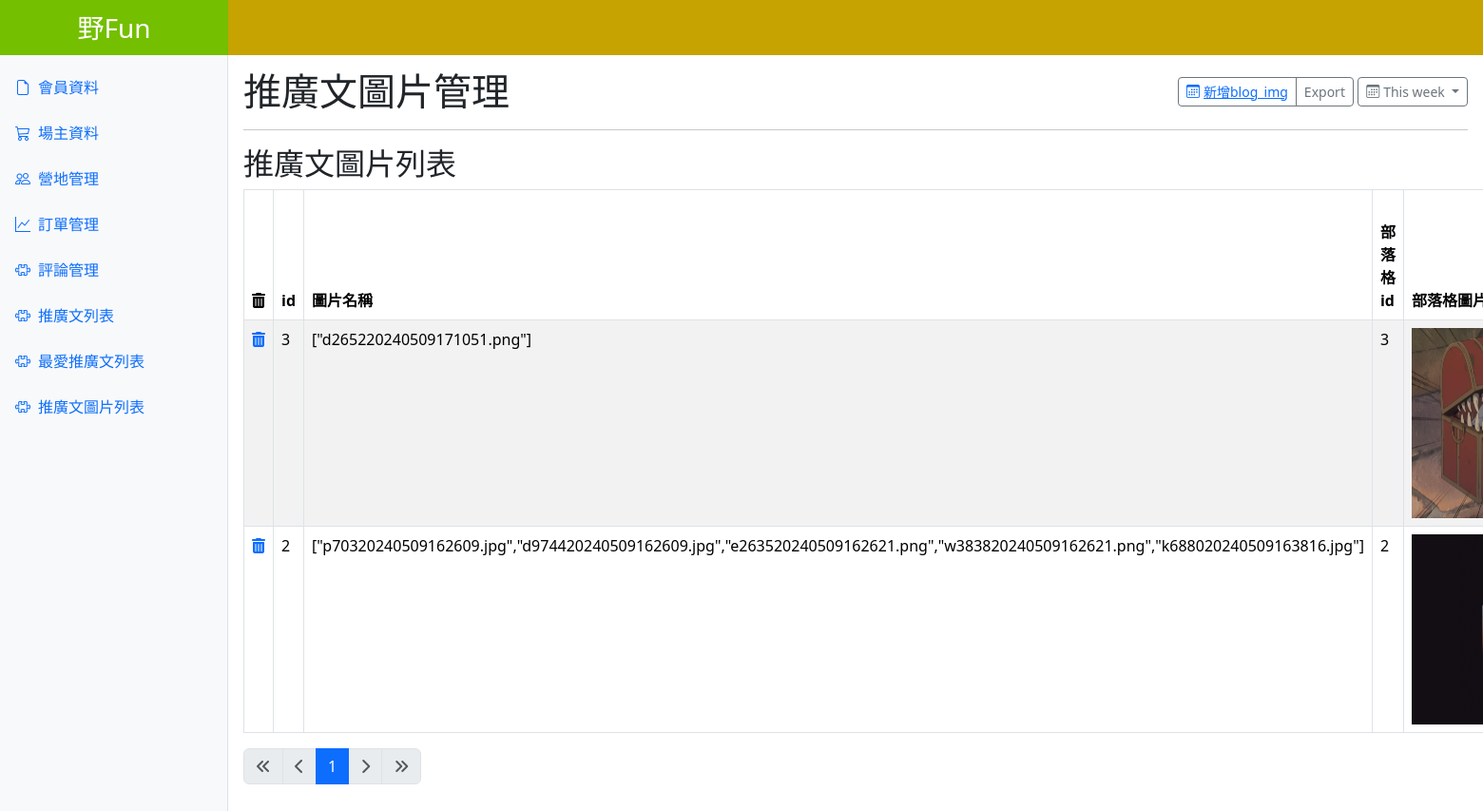
The page /blog_img.php on the database its author committed.
### tables this page shows
CREATE TABLE `blog_img` (
  `id` int NOT NULL,
  `img_name` varchar(1000) NOT NULL DEFAULT '[]',
  `blog_id` int NOT NULL
);

### blog_img.php (the view, shortened to what this page needs)
<?php
require __DIR__ . '/config/pdo-connect.php';
$t_sql = "SELECT COUNT(*) FROM blog_img";
$perPage = 10;
$page = isset($_GET["page"]) ? intval($_GET["page"]) : 1;
$totalRows = $pdo->query($t_sql)->fetch(PDO::FETCH_NUM)[0];
if ($totalRows > 0) {
  $totalPages = ceil($totalRows / $perPage);
  $sql = sprintf("SELECT blog_img.id, `img_name`, `blog_id`, blog.title FROM `blog_img` JOIN blog on blog_id = blog.id ORDER BY blog_img.id DESC limit %s, %s", ($page - 1) * $perPage, $perPage);
  $rows = $pdo->query($sql)->fetchALL();
}
?>
<?php include __DIR__. '/parts/html-head.php'?>
<?php include __DIR__. '/parts/navbar.php'?>
<main class="main-content p-3">
  <div class="d-flex justify-content-between align-items-center">
    <h1 class="m-0">推廣文圖片管理</h1>
    <div>
      <div class="btn-group btn-group-sm" role="group" aria-label="Small button group">
        <button type="button" class="btn btn-outline-secondary">
        <a href="./add-blog_img.php"><i class="bi bi-calendar3 me-1"></i>新增blog_img</a>
        </button>
        <button type="button" class="btn btn-outline-secondary">
          Export
        </button>
      </div>
      <div class="btn-group">
        <button class="btn btn-outline-secondary btn-sm dropdown-toggle" type="button" data-bs-toggle="dropdown" aria-expanded="false">
          <i class="bi bi-calendar3 me-1"></i>This week
        </button>
      </div>
    </div>
  </div>
  <hr />
  <h2>推廣文圖片列表</h2>
  <div class="row">
    <div class="col">
      <table class="table table-bordered table-striped">
    <thead>
        <tr>
        <th><i class="fa-solid fa-trash-can"></i></th>
            <th>id</th>
            <th>圖片名稱</th>
            <th>部落格id</th>
            <th>部落格圖片預覽</th>
        </tr>
    </thead>
    <tbody>
      <?php foreach ($rows as $r): ?>
        <?php $photoJsonArr =json_decode($r['img_name']) ;
         if (is_array($photoJsonArr) && count($photoJsonArr) > 0){
           $photo1 = $photoJsonArr[0] ;
         }else{
          $photo1 = "";
         }
        ?>
        <tr>
        <td><a href="javascript: deleteOne(<?= $r['id']?>)"><i class="fa-solid fa-trash-can"></i></a></td>
            <td><?= $r['id']?></td>
            <td><?= $r['img_name']?></td>
            <td><?= $r['blog_id']?></td>
            <td><img src="./uploads/blog_img/<?=$photo1?>" alt="" width="200" height="200"></td>
        </tr>
        <?php endforeach  ?>
    </tbody>
</table>
<div>
    <nav aria-label="Page navigation example">
      <ul class="pagination">
        <li class="page-item <?= $page == 1 ? 'disabled' : '' ?>">
          <a class="page-link" href="?page=1"><i class="fa-solid fa-angles-left"></i></a>
        </li>
        <li class="page-item <?= $page == 1 ? 'disabled' : '' ?>">
          <a class="page-link" href="?page=<?= $page - 1 ?>"><i class="fa-solid fa-chevron-left"></i></a>
        </li>
        <?php for ($i = $page - 2; $i <= $page + 2; $i++) :
          if ($i >= 1 and $i <= $totalPages) :
        ?>
            <li class="page-item <?= $page == $i ? 'active' : '' ?>">
              <a class="page-link" href="?page=<?= $i ?>"><?= $i ?></a>
            </li>
        <?php endif;
        endfor; ?>
        <li class="page-item <?= $page == $totalPages ? 'disabled' : '' ?>">
          <a class="page-link" href="?page=<?= $page + 1 ?>"><i class="fa-solid fa-chevron-right"></i></a>
        </li>
        <li class="page-item <?= $page == $totalPages ? 'disabled' : '' ?>">
          <a class="page-link" href="?page=<?= $totalPages ?>"><i class="fa-solid fa-angles-right"></i></a>
        </li>
      </ul>
    </nav>
  </div>
</div>
</main>
<?php include __DIR__. '/parts/html-foot.php'?>

### parts/html-head.php (shortened to what this page needs)
<!DOCTYPE html>
<html lang="en">
<head>
  <link href="https://cdn.jsdelivr.net/npm/bootstrap@5.3.2/dist/css/bootstrap.min.css" rel="stylesheet" />
  <link rel="stylesheet" href="https://cdn.jsdelivr.net/npm/bootstrap-icons@1.11.3/font/bootstrap-icons.min.css" />
  <link rel="stylesheet" href="https://cdn.datatables.net/2.0.3/css/dataTables.dataTables.css" />
  <link rel="stylesheet" href="https://cdnjs.cloudflare.com/ajax/libs/font-awesome/6.5.2/css/all.min.css" />
</head>
<body>

### parts/navbar.php (shortened to what this page needs)
<header class="fixed-top d-flex justify-content-between">
  <a class="brand text-decoration-none text-white text-center fs-3 p-2" href="index_.php">野Fun</a>
</header>
<aside class="aside-content bg-light border-end position-fixed"  ">
  <ul class="list-unstyled" >
    <li>
      <a class="text-decoration-none d-block mt-3 px-3 py-2" href="customers.php"><i class="bi bi-file-earmark me-2"></i>會員資料</a>
    </li>
    <li>
      <a class="text-decoration-none d-block mt-2 px-3 py-2" href="owners-list-admin.php"><i class="bi bi-cart3 me-2"></i>場主資料</a>
    </li>
    <li>
      <a class="text-decoration-none d-block mt-2 px-3 py-2" href="stores.php"><i class="bi bi-people me-2"></i>營地管理</a>
    </li>
    <li>
      <a class="text-decoration-none d-block mt-2 px-3 py-2" href="orders.php"><i class="bi bi-graph-up me-2"></i>訂單管理</a>
    </li>
    <li>
      <a class="text-decoration-none d-block mt-2 px-3 py-2" href="comment-list.php"><i class="bi bi-puzzle me-2"></i>評論管理</a>
    </li>
    <li>
  <a class="text-decoration-none d-block mt-2 px-3 py-2" href="blog.php"><i class="bi bi-puzzle me-2"></i>推廣文列表</a>
</li>
    <li>
    <a class="text-decoration-none d-block mt-2 px-3 py-2" href="favorite_blog.php"><i class="bi bi-puzzle me-2"></i>最愛推廣文列表</a>
</li>
    <li>
    <a class="text-decoration-none d-block mt-2 px-3 py-2" href="blog_img.php"><i class="bi bi-puzzle me-2"></i>推廣文圖片列表</a>
</li>
  </ul>
</aside>

### parts/html-foot.php
</body>
</html>

### parts/html-head.php (style rules this page uses)
:root { --aside-width: 240px; --page-top: 56px; }
header { background-color: #C6A300; }
.brand { width: var(--aside-width); background-color: #73BF00; }
.aside-content { top: 0; width: var(--aside-width); height: 100%; margin-top: var(--page-top); }
.main-content { margin: var(--page-top) 0 0 var(--aside-width); }

### rows shown on the page
blog_img: id "3", img_name "[\"d265220240509171051.png\"]", blog "3", shows a picture
blog_img: id "2", img_name "[\"p70320240509162609.jpg\",\"d974420240509162609.jpg\",\"e263520240509162621.png\",\"w383820240509162621.png\",\"k688020240509163816.jpg\"]", blog "2", shows a picture
